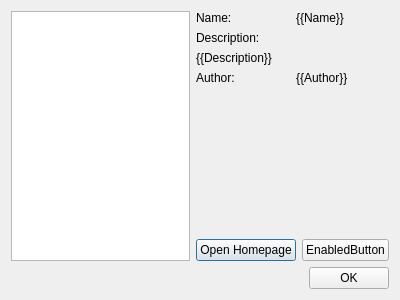
<?xml version="1.0" encoding="UTF-8"?>
<ui version="4.0">
 <class>PluginWindow</class>
 <widget class="QDialog" name="PluginWindow">
  <property name="geometry">
   <rect>
    <x>0</x>
    <y>0</y>
    <width>400</width>
    <height>300</height>
   </rect>
  </property>
  <property name="windowTitle">
   <string>Plugins</string>
  </property>
  <layout class="QVBoxLayout" name="verticalLayout_2">
   <item>
    <layout class="QHBoxLayout" name="horizontalLayout_3">
     <item>
      <widget class="QListWidget" name="plugin_list"/>
     </item>
     <item>
      <layout class="QVBoxLayout" name="plugin_info_layout">
       <item>
        <layout class="QHBoxLayout" name="horizontalLayout_6">
         <item>
          <widget class="QLabel" name="label_6">
           <property name="text">
            <string>Name:</string>
           </property>
          </widget>
         </item>
         <item>
          <widget class="QLabel" name="name_label">
           <property name="text">
            <string notr="true">{{Name}}</string>
           </property>
          </widget>
         </item>
        </layout>
       </item>
       <item>
        <widget class="QLabel" name="label_2">
         <property name="text">
          <string>Description:</string>
         </property>
        </widget>
       </item>
       <item>
        <widget class="QLabel" name="description_label">
         <property name="text">
          <string notr="true">{{Description}}</string>
         </property>
         <property name="wordWrap">
          <bool>true</bool>
         </property>
        </widget>
       </item>
       <item>
        <layout class="QHBoxLayout" name="horizontalLayout">
         <item>
          <widget class="QLabel" name="label_4">
           <property name="text">
            <string>Author:</string>
           </property>
          </widget>
         </item>
         <item>
          <widget class="QLabel" name="author_label">
           <property name="text">
            <string notr="true">{{Author}}</string>
           </property>
          </widget>
         </item>
        </layout>
       </item>
       <item>
        <spacer name="verticalSpacer">
         <property name="orientation">
          <enum>Qt::Vertical</enum>
         </property>
         <property name="sizeHint" stdset="0">
          <size>
           <width>20</width>
           <height>40</height>
          </size>
         </property>
        </spacer>
       </item>
       <item>
        <layout class="QHBoxLayout" name="horizontalLayout_2">
         <item>
          <widget class="QPushButton" name="open_homepage_button">
           <property name="text">
            <string>Open Homepage</string>
           </property>
          </widget>
         </item>
         <item>
          <spacer name="horizontalSpacer">
           <property name="orientation">
            <enum>Qt::Horizontal</enum>
           </property>
           <property name="sizeHint" stdset="0">
            <size>
             <width>40</width>
             <height>20</height>
            </size>
           </property>
          </spacer>
         </item>
         <item>
          <widget class="QPushButton" name="enabled_button">
           <property name="text">
            <string notr="true">EnabledButton</string>
           </property>
          </widget>
         </item>
        </layout>
       </item>
      </layout>
     </item>
    </layout>
   </item>
   <item>
    <layout class="QHBoxLayout" name="horizontalLayout_4">
     <item>
      <spacer name="horizontalSpacer_2">
       <property name="orientation">
        <enum>Qt::Horizontal</enum>
       </property>
       <property name="sizeHint" stdset="0">
        <size>
         <width>40</width>
         <height>20</height>
        </size>
       </property>
      </spacer>
     </item>
     <item>
      <widget class="QPushButton" name="ok_button">
       <property name="text">
        <string>OK</string>
       </property>
      </widget>
     </item>
    </layout>
   </item>
  </layout>
 </widget>
 <resources/>
 <connections/>
</ui>
